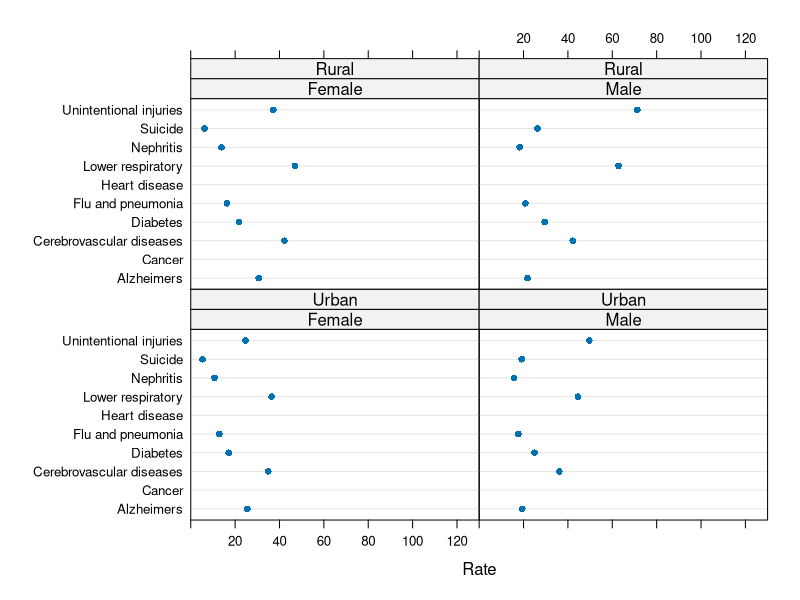
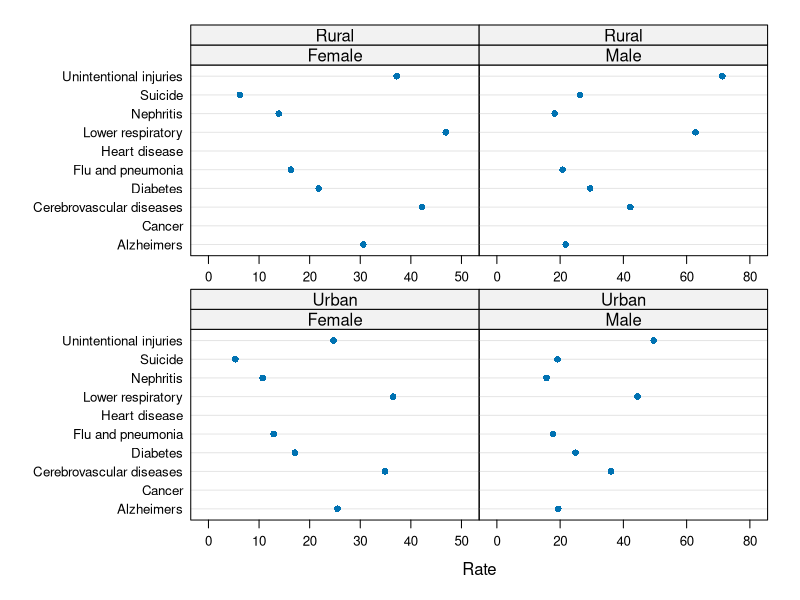
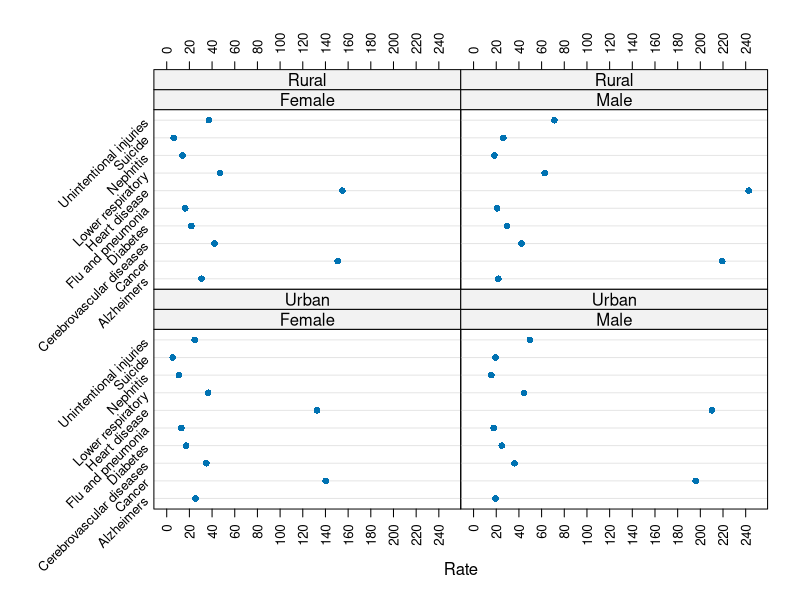
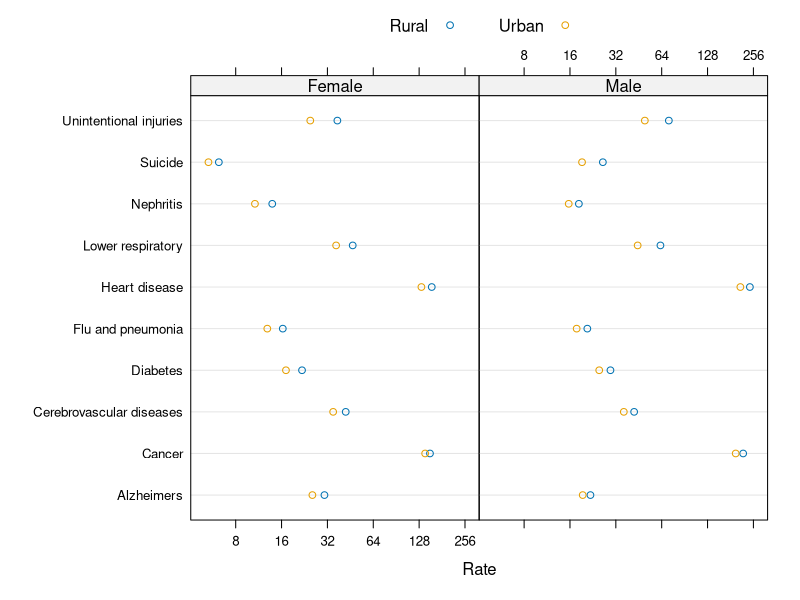
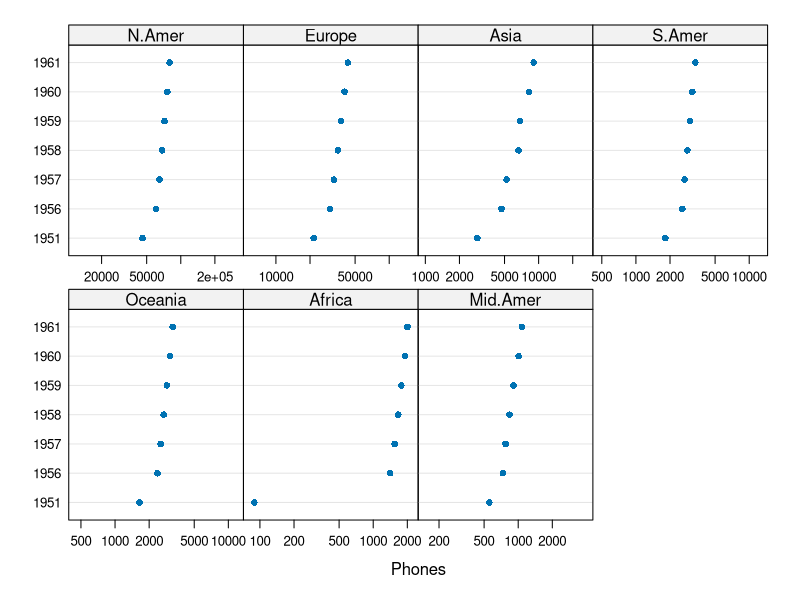
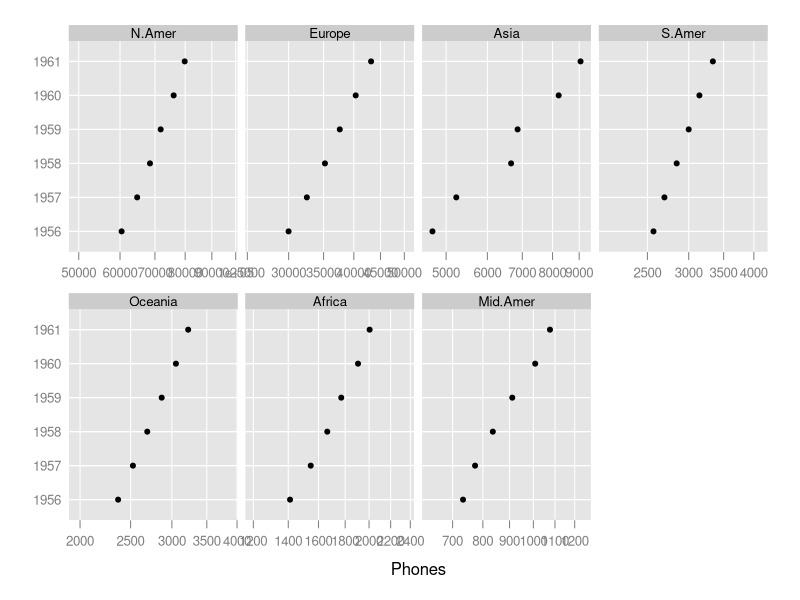
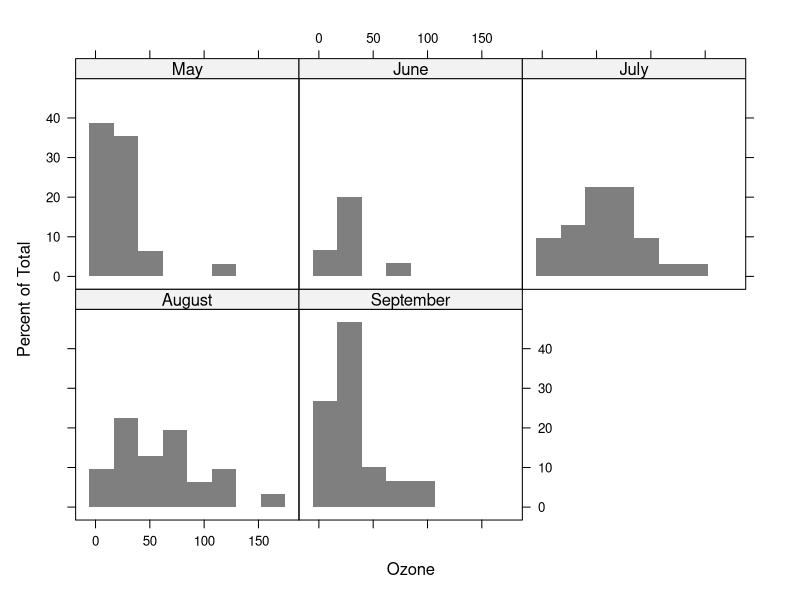
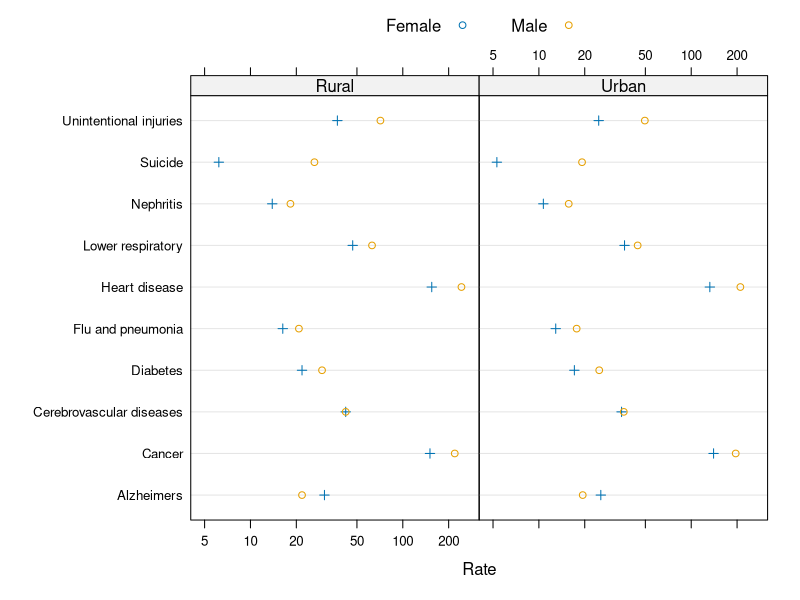

R code for these plots, in order:
library(lattice)
library(dplyr)
library(latticeExtra)
library(RColorBrewer)
data("USMortality")

USMortality %>%
  group_by(Cause) %>%
  summarize(min = min(Rate)) %>%
  arrange(desc(min))

# Specify upper bound to exclude Heart disease and Cancer
x_limits <- c(0, 130)

# Draw the plot
dotplot(Cause ~ Rate | Sex + Status, data = USMortality, as.table = TRUE, 
        xlim = x_limits)

dotplot(Cause ~ Rate | Sex + Status, data = USMortality,
        as.table = TRUE,
        scales = list(x = list(relation = "free",
                               # Specify limits for each panel
                               limits = list(c(0, 50), c(0, 80), 
                                             c(0, 50), c(0, 80)))))
dotplot(Cause ~ Rate | Sex + Status, data = USMortality, 
        as.table = TRUE,
        # Change the number of tick marks
        scales = list(x = list(tick.number = 10, 
                               # Show `Rate` labels on both bottom and top
                               alternating = 3, 
                               # Rotate `Rate` labels by 90 degrees
                               rot = 90),
                      # Rotate `Cause` labels by 45 degrees
                      y = list(rot = 45)))

# Define at as 2^3 up to 2^8
x_ticks_at <- c(2^3, 2^4, 2^5, 2^6, 2^7, 2^8)

dotplot(Cause ~ Rate | Sex, data = USMortality,
        groups = Status, auto.key = list(columns = 2),
        scales = list(x = list(log = 2, 
                               # A numeric vector with 
                               # values 2^3, 2^4, ..., 2^8
                               at = x_ticks_at, 
                               # A character vector, 
                               # "8" for 2^3, "16" for 2^4, etc.
                               labels = x_ticks_at)))

data("WorldPhones")
WorldPhones

names(dimnames(WorldPhones)) <- c("Year", "Region")

# Transform matrix data to data frame
WorldPhonesDF <- as.data.frame(
  # Intermediate step: convert to table
  as.table(WorldPhones), 
  responseName = "Phones")

# Create the dot plot
dotplot(Year ~ Phones | Region, 
        data = WorldPhonesDF, 
        as.table = TRUE,
        # Log-transform the x-axis
        scales = list(x = list(log = T,
                               equispaced.log = FALSE, 
                               # Set x-axis relation to "sliced"
                               relation = "sliced")))

# Transform matrix data to data frame
names(dimnames(WorldPhones)) <- c("Year", "Region")
WorldPhonesDF <- 
  as.data.frame(as.table(WorldPhones[-1, ]), 
                responseName = "Phones")

# Create the dot plot
dotplot(Year ~ Phones | Region,
        data = WorldPhonesDF, 
        as.table = TRUE,
        scales = list(x = list(log = TRUE,
                               equispaced.log = FALSE, 
                               relation = "sliced")),
        # Fill in suitable value of par.settings
        par.settings = ggplot2like(),
        # Fill in suitable value of lattice.options
        lattice.options = ggplot2like.opts())

data("airquality")

# Create factor variable
airquality$Month.Name <- 
  factor(airquality$Month, levels = 1:12, 
         labels = month.name)

# Create histogram of Ozone, conditioning on Month
histogram(~ Ozone | Month.Name,
          data = airquality, as.table = TRUE,
          # Set border to be transparent
          border = "transparent", 
          # Set fill color to be mid-gray
          col = "grey50")

# Create the dot plot
dotplot(Cause ~ Rate | Status, data = USMortality,
        groups = Sex, auto.key = list(columns = 2),
        scales = list(x = list(log = TRUE, 
                               equispaced.log = FALSE)), 
        # Provide pch values for the two groups
        pch = c(3, 1))

dotplot(Cause ~ Rate | Status, data = USMortality,
        groups = Sex, auto.key = list(columns = 2),
        par.settings = simpleTheme(pch = c(3, 1)),
        scales = list(x = list(log = 2, equispaced.log = FALSE)))


# Create factor variable
airquality$Month.Name <- 
  factor(airquality$Month, levels = 1:12, 
         labels = month.name)
levels(airquality$Month.Name)

# Drop empty levels
airquality$Month.Name <- droplevels(airquality$Month.Name)
levels(airquality$Month.Name)

# Obtain colors from RColorBrewer
my.colors <- brewer.pal(n = 5, name = "Set1")

# Density plot of ozone concentration grouped by month
densityplot(~ Ozone, data = airquality, groups = Month.Name,
            plot.points = FALSE,
            auto.key = list(space = "right"),
            # Fill in value of col
            par.settings = simpleTheme(col = my.colors, 
                                       # Fill in value of lwd
                                       lwd = 2))
